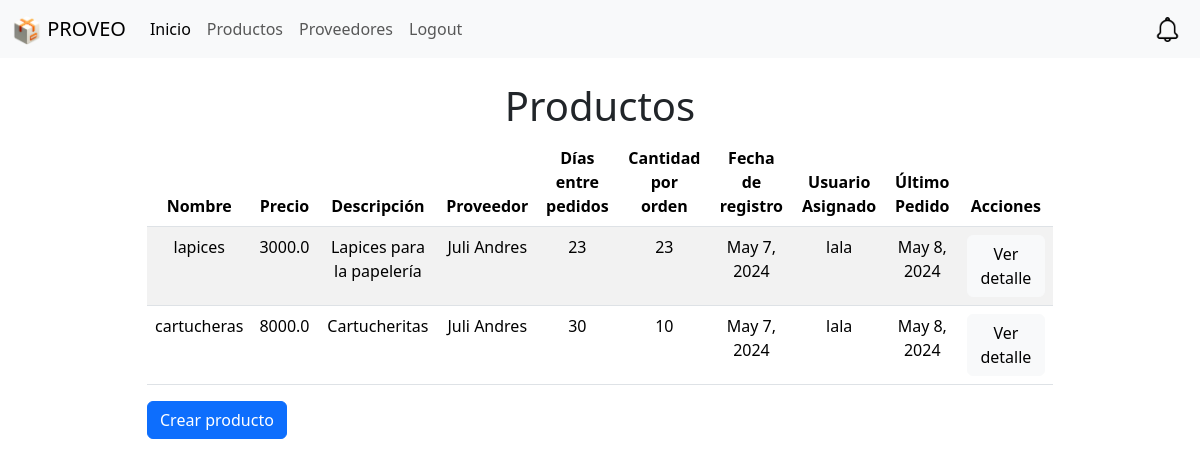
Before: /productos/ (signed in) with the older database file.
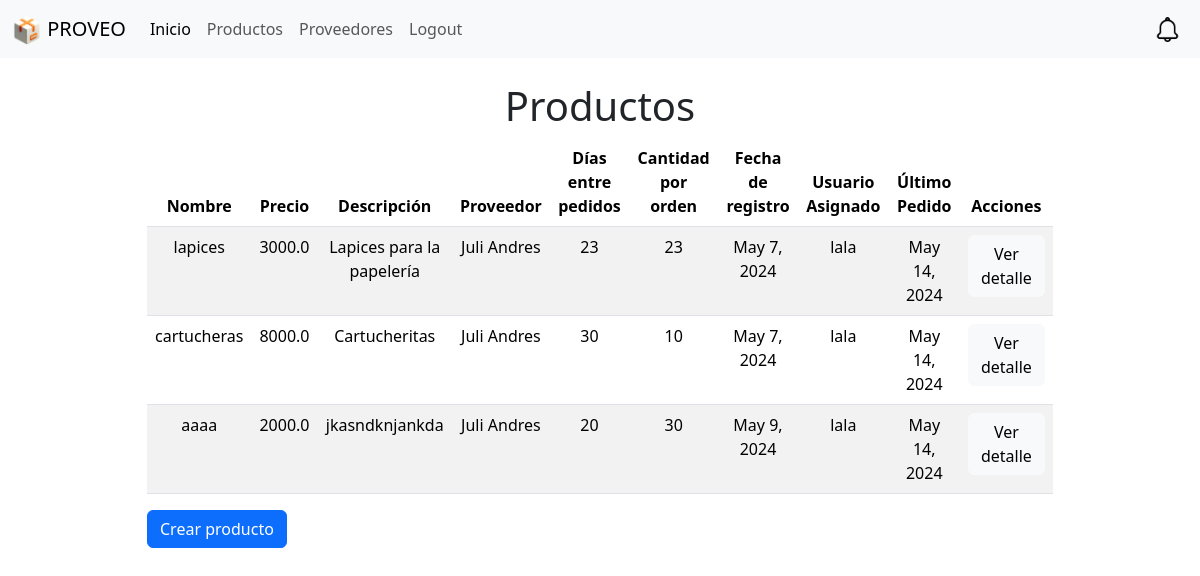
After: the same page with the newer database file.
### website/models.py (models this page shows, shortened)
class Producto(models.Model):
    nombre = models.CharField(max_length=50)
    precio = models.FloatField()
    descripcion = models.CharField(max_length=50)
    proveedor = models.ForeignKey(Proveedor, on_delete=models.CASCADE)
    cadaCuantosDias = models.IntegerField(default=0)
    cantidadPorOrden = models.IntegerField(default=0)
    fecha_registro = models.DateField(auto_now_add=True)
    userAsignado = models.ForeignKey(User, on_delete=models.CASCADE, default=1)
    ultimoPedido = models.DateField()

class Proveedor(models.Model):
    nombre = models.CharField(max_length=50)
    direccion = models.CharField(max_length=50)
    ciudad = models.CharField(max_length=50)
    telefono = models.CharField(max_length=50)
    email = models.CharField(max_length=50)
    userAsignado = models.ForeignKey(User, on_delete=models.CASCADE, default=1)

### website/views.py (the view)
# urls.py: path('productos/', views.productos, name='productos'),
def productos(request):
    if request.user.is_authenticated:
        user = request.user
        productos = Producto.objects.filter(userAsignado=user)
        if len(productos) > 0:
            return render(request, 'productos.html', {'productos': productos})
        else:
            return render(request, 'productos.html', {'productos': None})
    else:
        messages.error(request, 'Necesitas iniciar sesión')
        return redirect('home')

### website/templates/productos.html
{% extends "base.html" %} {% block content %}
<div class="container">
  <div class="row justify-content-center align-items-center">
    <div class="col-md-10">
      {% if productos %}
      <h1 class="text-center">Productos</h1>
      <div class="table-responsive text-center">
        <table class="table table-striped text-center">
          <thead>
            <tr>
              <th>Nombre</th>
              <th>Precio</th>
              <th>Descripción</th>
              <th>Proveedor</th>
              <th>Días entre pedidos</th>
              <th>Cantidad por orden</th>
              <th>Fecha de registro</th>
              <th>Usuario Asignado</th>
              <th>Último Pedido</th>
              <th>Acciones</th>
            </tr>
          </thead>
          <tbody>
            {% for producto in productos %}
            <tr>
              <td>{{ producto.nombre }}</td>
              <td>{{ producto.precio }}</td>
              <td>{{ producto.descripcion }}</td>
              <td>{{ producto.proveedor.nombre }}</td>
              <td>{{ producto.cadaCuantosDias }}</td>
              <td>{{ producto.cantidadPorOrden }}</td>
              <td>{{ producto.fecha_registro }}</td>
              <td>{{ producto.userAsignado.username }}</td>
              <td>{{ producto.ultimoPedido }}</td>
              <td>
                <a href="{% url 'producto' producto.id %}" class="btn btn-light"
                  >Ver detalle</a
                >
              </td>
            </tr>
            {% endfor %}
          </tbody>
        </table>
      </div>
      {% else %}
      <div class="alert alert-warning text-center" role="alert">
        No hay productos disponibles
      </div>
      {% endif %}
      <a href="{% url 'nuevoProducto' %}" class="btn btn-primary"
        >Crear producto</a
      >
    </div>
  </div>
</div>
{% endblock %}

Changed rows visible on the page:
changed Producto "lapices": ultimoPedido "May 8, 2024" → "May 14, 2024"
changed Producto "cartucheras": ultimoPedido "May 8, 2024" → "May 14, 2024"
added Producto: nombre "aaaa", precio "2000.0", descripcion "jkasndknjankda", proveedor.nombre "Juli Andres", cadaCuantosDias "20", cantidadPorOrden "30", fecha_registro "May 9, 2024", userAsignado.username "lala", ultimoPedido "May 14, 2024"
